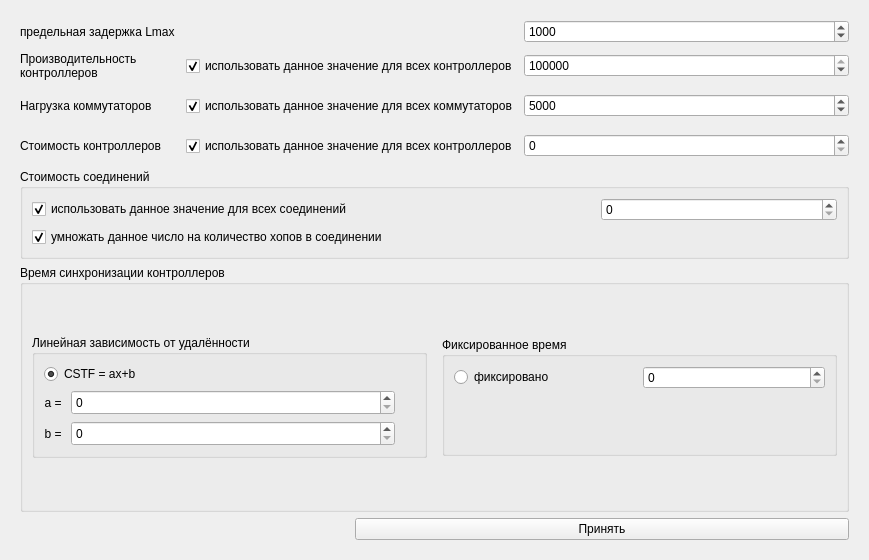
<?xml version="1.0" encoding="UTF-8"?>
<ui version="4.0">
 <class>CPPParameters</class>
 <widget class="QWidget" name="CPPParameters">
  <property name="geometry">
   <rect>
    <x>0</x>
    <y>0</y>
    <width>869</width>
    <height>560</height>
   </rect>
  </property>
  <property name="windowTitle">
   <string>Form</string>
  </property>
  <layout class="QHBoxLayout" name="horizontalLayout_2">
   <item>
    <widget class="QWidget" name="widget" native="true">
     <layout class="QHBoxLayout" name="horizontalLayout_3">
      <item>
       <layout class="QGridLayout" name="gridLayout">
        <item row="3" column="0">
         <widget class="QLabel" name="label_7">
          <property name="minimumSize">
           <size>
            <width>0</width>
            <height>34</height>
           </size>
          </property>
          <property name="toolTip">
           <string>&lt;html&gt;&lt;head/&gt;&lt;body&gt;&lt;p&gt;Стоимость размещения контроллера в узле сети&lt;/p&gt;&lt;/body&gt;&lt;/html&gt;</string>
          </property>
          <property name="text">
           <string>Стоимость контроллеров</string>
          </property>
          <property name="wordWrap">
           <bool>true</bool>
          </property>
         </widget>
        </item>
        <item row="2" column="0">
         <widget class="QLabel" name="label_6">
          <property name="minimumSize">
           <size>
            <width>0</width>
            <height>34</height>
           </size>
          </property>
          <property name="toolTip">
           <string>&lt;html&gt;&lt;head/&gt;&lt;body&gt;&lt;p&gt;Нагрузка коммутатора определяет сколько новых потоков в секунду может генерировать данный коммутатор&lt;/p&gt;&lt;/body&gt;&lt;/html&gt;</string>
          </property>
          <property name="text">
           <string>Нагрузка коммутаторов</string>
          </property>
          <property name="wordWrap">
           <bool>true</bool>
          </property>
         </widget>
        </item>
        <item row="1" column="1" colspan="2">
         <widget class="QCheckBox" name="ControllerPerfomanceCheckBox">
          <property name="toolTip">
           <string>&lt;html&gt;&lt;head/&gt;&lt;body&gt;&lt;p&gt;Если активировано, то для всех контроллеров будет установлено данное значение производительность.&lt;/p&gt;&lt;p&gt;Иначе данное значение будет установлено только для тех контроллеров, для которых не будет найдено значение производительности в файле топологии.&lt;/p&gt;&lt;/body&gt;&lt;/html&gt;</string>
          </property>
          <property name="text">
           <string>использовать данное значение для всех контроллеров</string>
          </property>
          <property name="checked">
           <bool>true</bool>
          </property>
         </widget>
        </item>
        <item row="1" column="0">
         <widget class="QLabel" name="label_4">
          <property name="minimumSize">
           <size>
            <width>0</width>
            <height>34</height>
           </size>
          </property>
          <property name="toolTip">
           <string>&lt;html&gt;&lt;head/&gt;&lt;body&gt;&lt;p&gt;Производительность контроллера определяет сколько новых потоков в секунду способен обработать данный контроллер&lt;/p&gt;&lt;/body&gt;&lt;/html&gt;</string>
          </property>
          <property name="text">
           <string>Производительность контроллеров</string>
          </property>
          <property name="wordWrap">
           <bool>true</bool>
          </property>
         </widget>
        </item>
        <item row="6" column="0" colspan="5">
         <widget class="QGroupBox" name="groupBox_2">
          <property name="title">
           <string>Время синхронизации контроллеров</string>
          </property>
          <layout class="QHBoxLayout" name="horizontalLayout">
           <property name="spacing">
            <number>15</number>
           </property>
           <item>
            <widget class="QGroupBox" name="groupBox_3">
             <property name="sizePolicy">
              <sizepolicy hsizetype="Preferred" vsizetype="Maximum">
               <horstretch>0</horstretch>
               <verstretch>0</verstretch>
              </sizepolicy>
             </property>
             <property name="title">
              <string>Линейная зависимость от удалённости</string>
             </property>
             <layout class="QGridLayout" name="gridLayout_3">
              <item row="1" column="1">
               <widget class="QSpinBox" name="bSpinBox">
                <property name="sizePolicy">
                 <sizepolicy hsizetype="Minimum" vsizetype="Fixed">
                  <horstretch>0</horstretch>
                  <verstretch>0</verstretch>
                 </sizepolicy>
                </property>
                <property name="minimumSize">
                 <size>
                  <width>0</width>
                  <height>25</height>
                 </size>
                </property>
                <property name="maximum">
                 <number>16777215</number>
                </property>
               </widget>
              </item>
              <item row="1" column="0">
               <widget class="QLabel" name="label_10">
                <property name="sizePolicy">
                 <sizepolicy hsizetype="Fixed" vsizetype="Preferred">
                  <horstretch>0</horstretch>
                  <verstretch>0</verstretch>
                 </sizepolicy>
                </property>
                <property name="toolTip">
                 <string>&lt;html&gt;&lt;head/&gt;&lt;body&gt;&lt;p&gt;коэффициент при x &lt;/p&gt;&lt;/body&gt;&lt;/html&gt;</string>
                </property>
                <property name="layoutDirection">
                 <enum>Qt::LeftToRight</enum>
                </property>
                <property name="text">
                 <string>a = </string>
                </property>
                <property name="alignment">
                 <set>Qt::AlignRight|Qt::AlignTrailing|Qt::AlignVCenter</set>
                </property>
                <property name="wordWrap">
                 <bool>false</bool>
                </property>
               </widget>
              </item>
              <item row="2" column="0">
               <widget class="QLabel" name="label_11">
                <property name="sizePolicy">
                 <sizepolicy hsizetype="Fixed" vsizetype="Preferred">
                  <horstretch>0</horstretch>
                  <verstretch>0</verstretch>
                 </sizepolicy>
                </property>
                <property name="toolTip">
                 <string>&lt;html&gt;&lt;head/&gt;&lt;body&gt;&lt;p&gt;свободный коэффициент&lt;/p&gt;&lt;/body&gt;&lt;/html&gt;</string>
                </property>
                <property name="text">
                 <string>b = </string>
                </property>
                <property name="alignment">
                 <set>Qt::AlignRight|Qt::AlignTrailing|Qt::AlignVCenter</set>
                </property>
               </widget>
              </item>
              <item row="2" column="1">
               <widget class="QSpinBox" name="aSpinBox">
                <property name="sizePolicy">
                 <sizepolicy hsizetype="Minimum" vsizetype="Fixed">
                  <horstretch>0</horstretch>
                  <verstretch>0</verstretch>
                 </sizepolicy>
                </property>
                <property name="minimumSize">
                 <size>
                  <width>0</width>
                  <height>25</height>
                 </size>
                </property>
                <property name="maximum">
                 <number>16777215</number>
                </property>
               </widget>
              </item>
              <item row="0" column="0" colspan="2">
               <widget class="QRadioButton" name="LinearRB">
                <property name="text">
                 <string>CSTF = ax+b</string>
                </property>
                <property name="checked">
                 <bool>true</bool>
                </property>
               </widget>
              </item>
              <item row="1" column="2">
               <spacer name="horizontalSpacer">
                <property name="orientation">
                 <enum>Qt::Horizontal</enum>
                </property>
                <property name="sizeType">
                 <enum>QSizePolicy::Minimum</enum>
                </property>
                <property name="sizeHint" stdset="0">
                 <size>
                  <width>20</width>
                  <height>20</height>
                 </size>
                </property>
               </spacer>
              </item>
             </layout>
            </widget>
           </item>
           <item>
            <widget class="QGroupBox" name="groupBox_4">
             <property name="sizePolicy">
              <sizepolicy hsizetype="Preferred" vsizetype="Maximum">
               <horstretch>0</horstretch>
               <verstretch>0</verstretch>
              </sizepolicy>
             </property>
             <property name="title">
              <string>Фиксированное время</string>
             </property>
             <layout class="QGridLayout" name="gridLayout_4">
              <item row="1" column="0">
               <widget class="QRadioButton" name="constRB">
                <property name="text">
                 <string>фиксировано</string>
                </property>
               </widget>
              </item>
              <item row="1" column="1">
               <widget class="QSpinBox" name="fixedTimeSB">
                <property name="maximum">
                 <number>65536</number>
                </property>
               </widget>
              </item>
              <item row="2" column="0">
               <spacer name="verticalSpacer_2">
                <property name="orientation">
                 <enum>Qt::Vertical</enum>
                </property>
                <property name="sizeType">
                 <enum>QSizePolicy::Maximum</enum>
                </property>
                <property name="sizeHint" stdset="0">
                 <size>
                  <width>20</width>
                  <height>55</height>
                 </size>
                </property>
               </spacer>
              </item>
             </layout>
             <zorder>fixedTimeSB</zorder>
             <zorder>constRB</zorder>
            </widget>
           </item>
          </layout>
         </widget>
        </item>
        <item row="1" column="3" colspan="2">
         <widget class="QSpinBox" name="ControllerPerfomanceSpinBox">
          <property name="maximumSize">
           <size>
            <width>16777215</width>
            <height>16777215</height>
           </size>
          </property>
          <property name="minimum">
           <number>1</number>
          </property>
          <property name="maximum">
           <number>16777215</number>
          </property>
          <property name="value">
           <number>100000</number>
          </property>
         </widget>
        </item>
        <item row="3" column="1" colspan="2">
         <widget class="QCheckBox" name="ControllerCostCheckBox">
          <property name="toolTip">
           <string>&lt;html&gt;&lt;head/&gt;&lt;body&gt;&lt;p&gt;Если активировано, то для всех контроллеров будет установлено данное значение стоимости размещения.&lt;/p&gt;&lt;p&gt;Иначе данное значение будет установлено только для тех контроллеров, для которых не будет найдено значение стоимости размещения в файле топологии.&lt;/p&gt;&lt;/body&gt;&lt;/html&gt;</string>
          </property>
          <property name="text">
           <string>использовать данное значение для всех контроллеров</string>
          </property>
          <property name="checked">
           <bool>true</bool>
          </property>
         </widget>
        </item>
        <item row="3" column="3" colspan="2">
         <widget class="QSpinBox" name="ControllerCostSpinBox">
          <property name="maximum">
           <number>16777215</number>
          </property>
          <property name="value">
           <number>0</number>
          </property>
         </widget>
        </item>
        <item row="2" column="1" colspan="2">
         <widget class="QCheckBox" name="SwitchPerfomanceCheckBox">
          <property name="toolTip">
           <string>&lt;html&gt;&lt;head/&gt;&lt;body&gt;&lt;p&gt;Если активировано, то для всех коммутаторов будет установлено данное значение производительности.&lt;/p&gt;&lt;p&gt;Иначе данное значение будет установлено только для тех коммутаторов, для которых не будет найдено значение производительности в файле топологии.&lt;/p&gt;&lt;/body&gt;&lt;/html&gt;</string>
          </property>
          <property name="text">
           <string>использовать данное значение для всех коммутаторов</string>
          </property>
          <property name="checked">
           <bool>true</bool>
          </property>
         </widget>
        </item>
        <item row="0" column="0" colspan="3">
         <widget class="QLabel" name="LmaxLabel">
          <property name="toolTip">
           <string>&lt;html&gt;&lt;head/&gt;&lt;body&gt;&lt;p&gt;Предельная задержка установления нового потока&lt;/p&gt;&lt;/body&gt;&lt;/html&gt;</string>
          </property>
          <property name="text">
           <string>предельная задержка Lmax</string>
          </property>
         </widget>
        </item>
        <item row="2" column="3" colspan="2">
         <widget class="QSpinBox" name="SwitchPerfomanceSpinBox">
          <property name="minimum">
           <number>1</number>
          </property>
          <property name="maximum">
           <number>16777215</number>
          </property>
          <property name="value">
           <number>5000</number>
          </property>
         </widget>
        </item>
        <item row="0" column="3" colspan="2">
         <widget class="QSpinBox" name="LmaxSpinBox">
          <property name="sizePolicy">
           <sizepolicy hsizetype="Minimum" vsizetype="Fixed">
            <horstretch>0</horstretch>
            <verstretch>0</verstretch>
           </sizepolicy>
          </property>
          <property name="minimum">
           <number>1</number>
          </property>
          <property name="maximum">
           <number>16777215</number>
          </property>
          <property name="value">
           <number>1000</number>
          </property>
         </widget>
        </item>
        <item row="5" column="0" colspan="5">
         <widget class="QGroupBox" name="groupBox">
          <property name="sizePolicy">
           <sizepolicy hsizetype="Preferred" vsizetype="Maximum">
            <horstretch>0</horstretch>
            <verstretch>0</verstretch>
           </sizepolicy>
          </property>
          <property name="title">
           <string>Стоимость соединений</string>
          </property>
          <layout class="QGridLayout" name="gridLayout_2">
           <item row="0" column="0">
            <widget class="QCheckBox" name="ConnectionCostCheckBox">
             <property name="toolTip">
              <string>&lt;html&gt;&lt;head/&gt;&lt;body&gt;&lt;p&gt;Если активировано, то для всех соединений коммутаторов с управляющими контроллерами будет установлено данное значение стоимости.&lt;/p&gt;&lt;p&gt;Иначе данное значение будет установлено только для тех соединений, для которых не будет найдено значение производительности в файле топологии.&lt;/p&gt;&lt;/body&gt;&lt;/html&gt;</string>
             </property>
             <property name="text">
              <string>использовать данное значение для всех соединений</string>
             </property>
             <property name="checked">
              <bool>true</bool>
             </property>
            </widget>
           </item>
           <item row="0" column="2">
            <widget class="QSpinBox" name="ConnectionCostSpinBox">
             <property name="maximum">
              <number>16777215</number>
             </property>
            </widget>
           </item>
           <item row="1" column="0" colspan="2">
            <widget class="QCheckBox" name="HopsCheckBox">
             <property name="toolTip">
              <string>&lt;html&gt;&lt;head/&gt;&lt;body&gt;&lt;p&gt;Если выделено, то значение стоимости умножается на количество хопов между узлами&lt;/p&gt;&lt;/body&gt;&lt;/html&gt;</string>
             </property>
             <property name="text">
              <string>умножать данное число на количество хопов в соединении</string>
             </property>
             <property name="checked">
              <bool>true</bool>
             </property>
            </widget>
           </item>
          </layout>
         </widget>
        </item>
        <item row="7" column="2" colspan="3">
         <widget class="QPushButton" name="acept">
          <property name="text">
           <string>Принять</string>
          </property>
         </widget>
        </item>
       </layout>
      </item>
     </layout>
    </widget>
   </item>
  </layout>
 </widget>
 <resources/>
 <connections/>
</ui>
